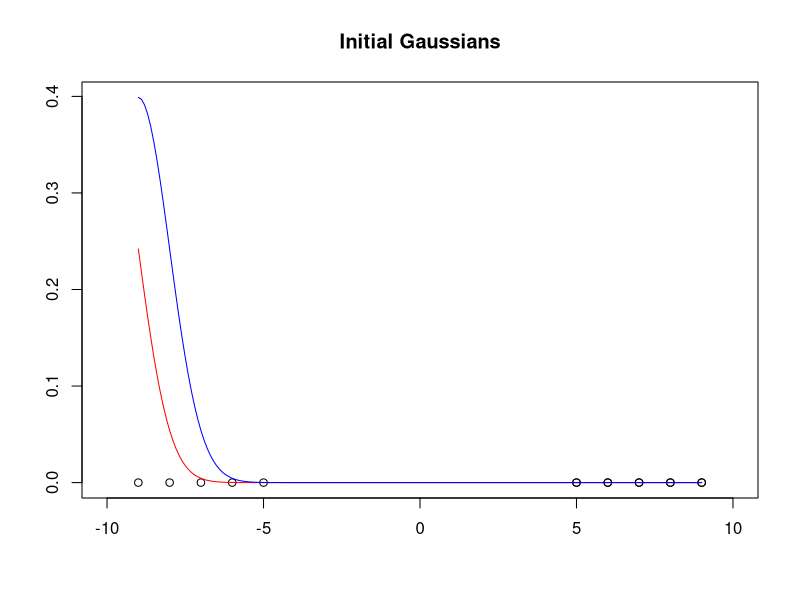
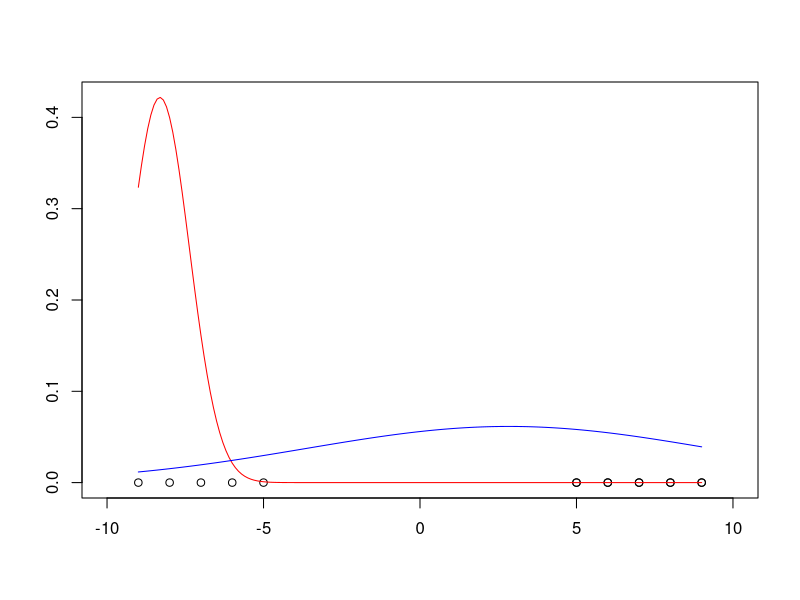
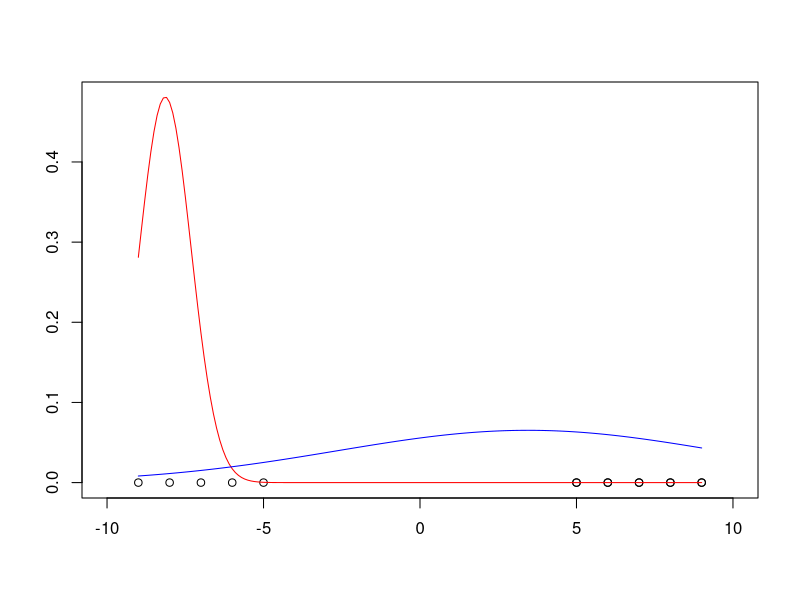
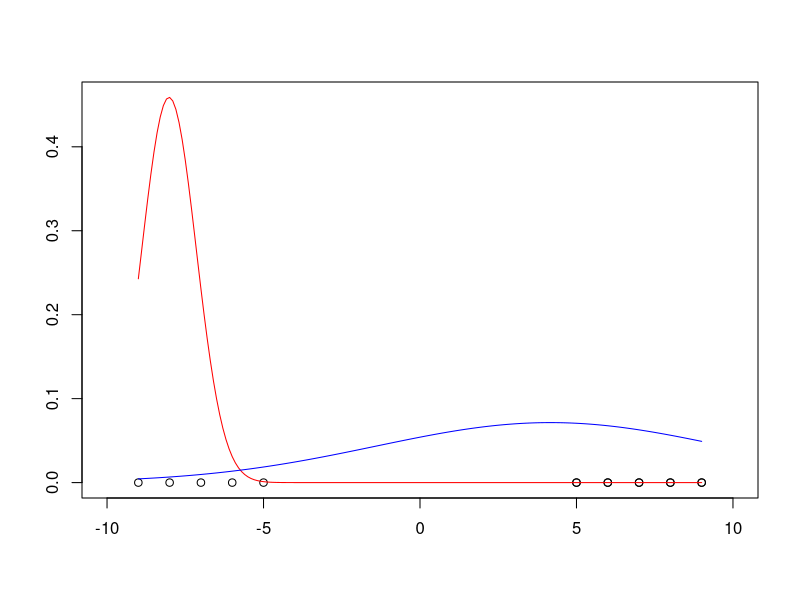
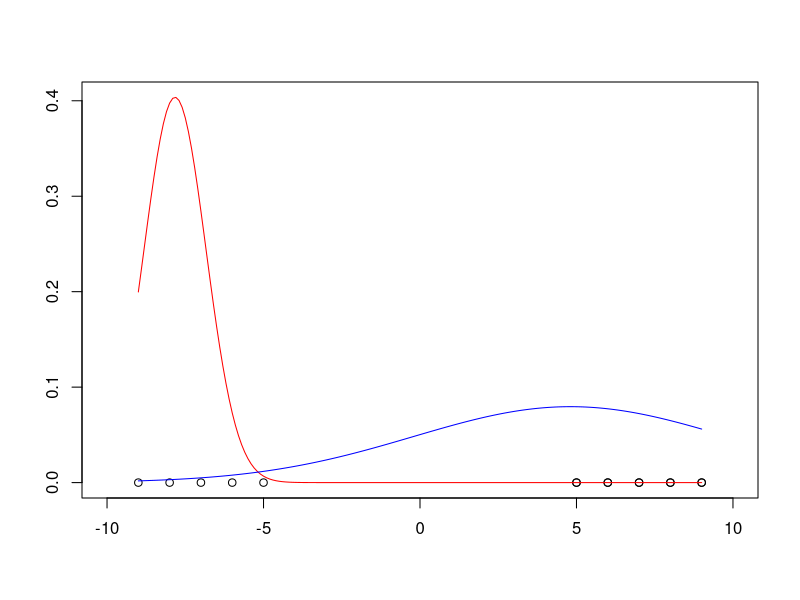
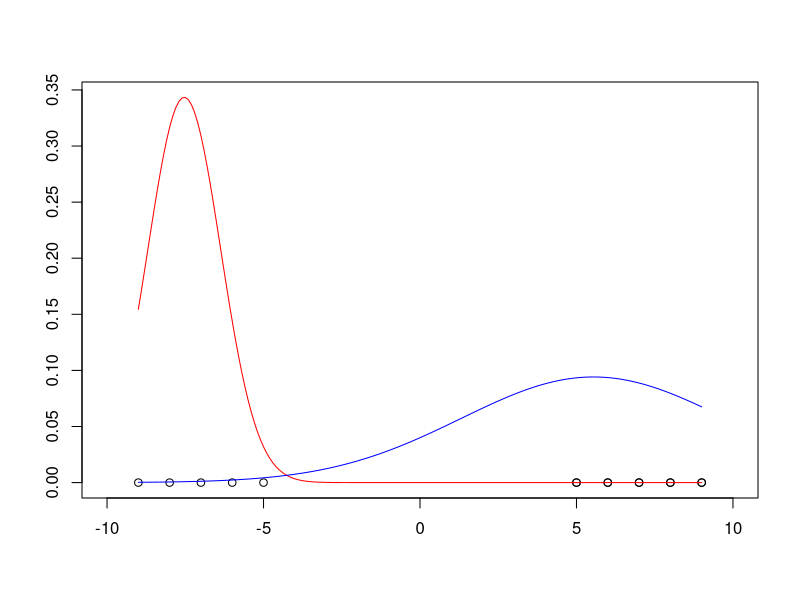
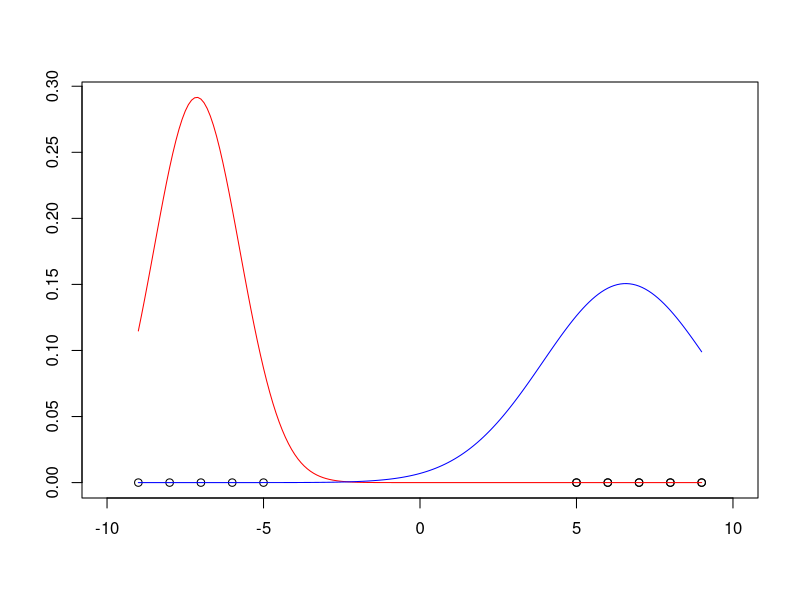
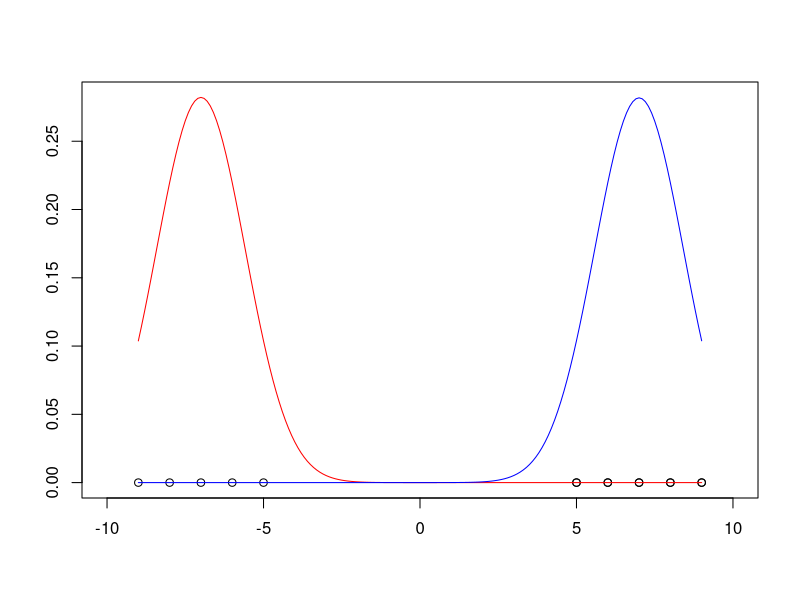

These charts were generated, in order, by the following R code:
# Runs through a 2 gaussian mixture model for a 1 dimensional
# data set. Assumes two clusters. 

get_weights <- function(main_probs, supp_probs, main_mix_param, supp_mix_param) {
	ws = c()
	for (i in seq(1, length(main_probs))) {
		ws[i] = (main_probs[i]*main_mix_param) /
		        ((main_probs[i]*main_mix_param) +
			 (supp_probs[i]*supp_mix_param))
	}
	return(ws)
}

# Initial values

# The set to be clustered.
set <- c(-9, -8, -7, -6, -5, 5, 5, 6, 6, 7, 7, 8, 8, 9, 9)

# Initial means for each gaussian.
a.mean <- -10
b.mean <- -9 

# Initial variances for each gaussian.
a.var <- 1
b.var <- 1

# Initial mixture paramters for each gaussian.
a.mix = 0.5
b.mix = 0.5

print("== Starting Values ==")
print(sprintf("a.mean: %g", a.mean))
print(sprintf("a.var: %g", a.var))
print(sprintf("a.mix: %g", a.mix))
print(sprintf("b.mean: %g", b.mean))
print(sprintf("b.var: %g", b.var))
print(sprintf("b.mix: %g", b.mix))

# Print the initial gaussians.
x <- seq(set[1], set[length(set)], by=0.1)
a.y <- dnorm(x, mean=a.mean, sd=sqrt(a.var))
b.y <- dnorm(x, mean=b.mean, sd=sqrt(b.var))

height = max(c(a.y, b.y))
plot(NULL, xlim=c(-10, 10), ylim=c(0, height), xlab="", ylab="", main="Initial Gaussians")
points(set, rep(0, length(set)))
lines(x, a.y, col="red")
lines(x, b.y, col="blue")

readline()

print("++++++++++++++++++++++")
print("Starting Mixture Model")
print("++++++++++++++++++++++")

# ----------------


# Calculate the new parameters at each iteration and print
# a graph of the gaussians over the data points.
# Process ceases when means stop changing. 
repeat{
	aprobs <- dnorm(set, mean=a.mean, sd=sqrt(a.var))
	bprobs <- dnorm(set, mean=b.mean, sd=sqrt(b.var))

	a.weights = get_weights(aprobs, bprobs, a.mix, b.mix)
	b.weights = get_weights(bprobs, aprobs, b.mix, a.mix)

	old.a.mean = a.mean
	old.b.mean = b.mean
	a.mean <- sum(a.weights*set) / sum(a.weights)
	b.mean <- sum(b.weights*set) / sum(b.weights)

	# Stop when the means stop changing.
	if (a.mean - old.a.mean == 0 & b.mean - old.b.mean == 0) {
		break
	}

	a.var <- sum(a.weights * (set-a.mean)**2) / sum(a.weights)
	b.var <- sum(b.weights * (set-b.mean)**2) / sum(b.weights)

	a.mix = sum(a.weights) / length(set)
	b.mix = sum(b.weights) / length(set)

	print(sprintf("a.mean: %g", a.mean))
	print(sprintf("a.var: %g", a.var))
	print(sprintf("a.mix: %g", a.mix))
	print(sprintf("mean a.weights: %g", mean(a.weights)))
	print(sprintf("b.mean: %g", b.mean))
	print(sprintf("b.var: %g", b.var))
	print(sprintf("b.mix: %g", b.mix))
	print(sprintf("mean b.weights: %g", mean(b.weights)))
	print("===========")

	Sys.sleep(0.5)

	x <- seq(set[1], set[length(set)], by=0.1)
	a.y <- dnorm(x, mean=a.mean, sd=sqrt(a.var))
	b.y <- dnorm(x, mean=b.mean, sd=sqrt(b.var))

	height = max(c(a.y, b.y))
	plot(NULL, xlim=c(-10, 10), ylim=c(0, height), xlab="", ylab="")
	points(set, rep(0, length(set)))
	lines(x, a.y, col="red")
	lines(x, b.y, col="blue")
}
